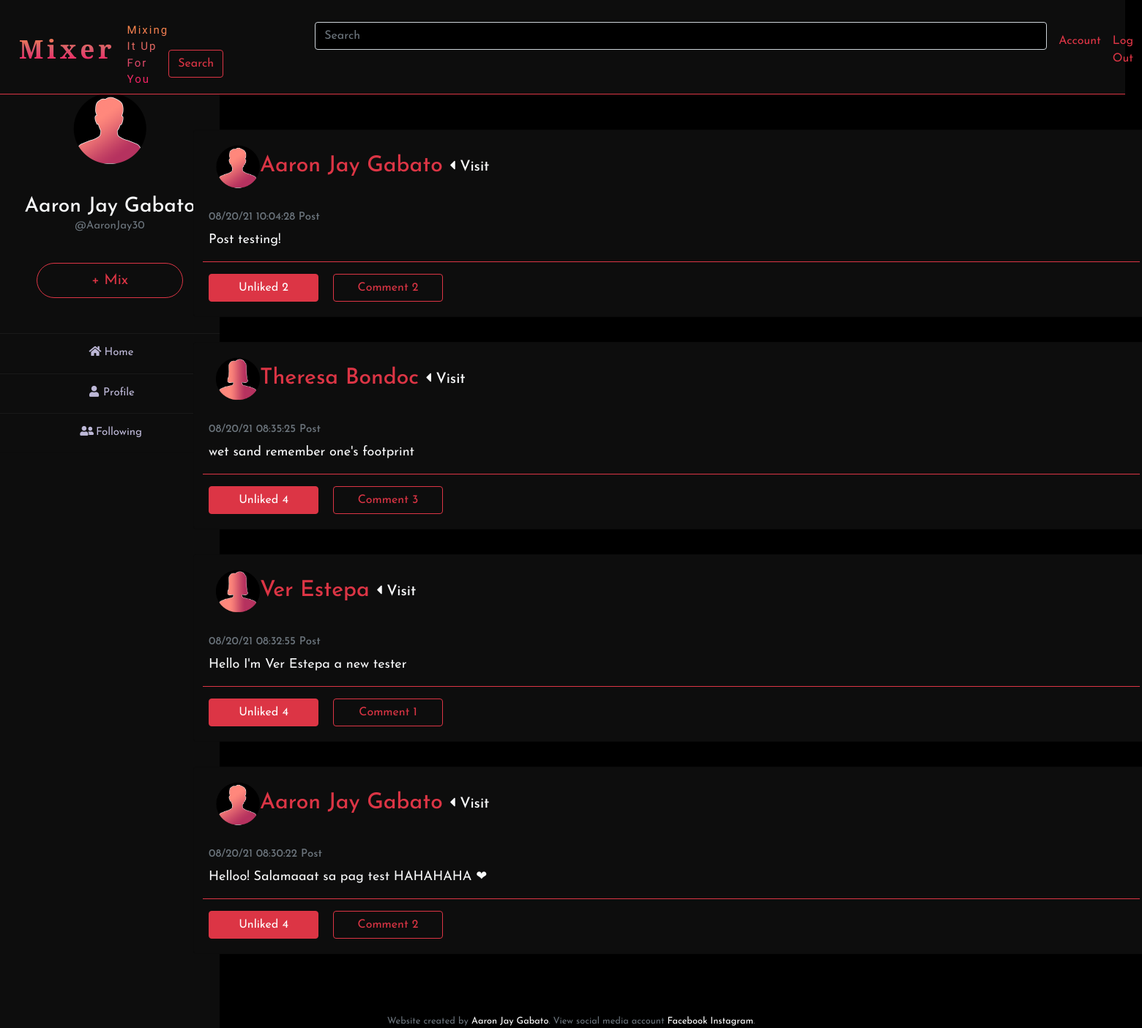
The page / (signed in) on the database its author committed.
### tables this page shows
CREATE TABLE users (id INTEGER, 
    username TEXT NOT NULL, 
    password TEXT NOT NULL, 
    firstName TEXT NOT NULL, 
    lastName TEXT NOT NULL, gender TEXT, profile INTEGER, 'full_name' text, 
    PRIMARY KEY(id));

CREATE TABLE 'post' (
    id INTEGER,
    user_id INTEGER,
    name TEXT NOT NULL,
    content TEXT NOT NULL,
    time TEXT NOT NULL, 
    date TEXT NOT NULL, profile INTEGER, 'action' text, 'react_count' INTEGER NOT NULL DEFAULT 0, 'comment_count' INTEGER NOT NULL DEFAULT 0,
    PRIMARY KEY (id)
);

### app.py (the view)
@app.route("/")
@login_required
def index():
    users = db.execute("SELECT * from users WHERE id = ?", session["user_id"])
    post = db.execute("SELECT * FROM post ORDER BY date DESC, time DESC LIMIT 20")
    Myreact = db.execute("SELECT * from react WHERE user_id = ?",session["user_id"])
    react_id = []
    likeCount = 0
    for Myreacts in Myreact:
        if Myreacts["post_id"] not in react_id:
            react_id.append(Myreacts["post_id"])
    return render_template("index.html", user=users, post=post, react_id=react_id,)

### app.py (called while the page is built)
@app.after_request
def after_request(response):
    response.headers["Cache-Control"] = "no-cache, no-store, must-revalidate"
    response.headers["Expires"] = 0
    response.headers["Pragma"] = "no-cache"
    return response

### helpers.py (called while the page is built)
def login_required(f):
    @wraps(f)
    def decorated_function(*args, **kwargs):
        if session.get("user_id") is None:
            return redirect("/login")
        return f(*args, **kwargs)
    return decorated_function

### templates/index.html (shortened to what this page needs)
{% extends "layout.html" %}
{% block image %}
    {% for users in user %}
        <img src="static/avatar/{{ users.profile }}.png" style="width: 100px; margin-left: 100px; margin-bottom: 40px;">
    {% endfor %}
{% endblock %}
{% block name %}
    {% for users in user %}
        {{ users.firstName }} {{ users.lastName }}
        <br>
        <div class="small text-center text-muted" style="font-size: 15px;">@{{users.username}}</div>
        <br>
    {% endfor %}
{% endblock %}
{% block search %}
    <form class="form-inline my-2 my-lg-0" action="/search" method="post">
        <input autocomplete="off" class="form-control mr-sm-2 text-danger" name="search" type="search" placeholder="Search" aria-label="Search" style="width: 1000px; margin-left: 200px;">
        <button class="btn btn-outline-danger my-2 my-sm-0" type="submit">Search</button>
    </form>
{% endblock %}
{% block push %}
<a href="/mix"><button type="button" class="btn btn-outline-danger btn-lg text-center" style="font-size: 20px; width: 200px; border-radius: 30px; z-index: 1;">+ Mix</button></a>
{% endblock %}
{% block page %}
    {% for posts in post %}
        <div class="card" style="width: 1300px; margin-left: -100px; z-index: 0;">
          <div class="card-body" >
              <h5 class="card-title text-danger" style="font-size: 30px; margin-left: 10px;"> <img src="static/avatar/{{ posts.profile }}.png" style="width: 60px;">{{ posts.name }}
                  <a href="/friends_profile/{{posts.user_id}}" class="text-center text-light" style="font-size: 20px; z-index: 1;"><i class="fas fa-caret-left"></i> Visit</a></li>
              </h5>
              <br>
              <h6 class="card-subtitle mb-2 text-muted text-danger" style="font-size: 15px;">{{ posts.date }} {{ posts.time }} {{ posts.action }}</h6>
              <p class="card-text text-light" style="font-size: 18px;">{{ posts.content }}</p>
              <hr class="border-danger" style="width: 1280px; margin-left: -8px; ">
              {% if posts.id in react_id %}
                    <form action="/unliked/{{posts.id}}" method="get">
                        <button name="react" value="index" type="submit" class="btn-danger btn" style="float:left; width:150px; margin-right: 20px;">Unliked {{posts.react_count}}</button>
                    </form>
              {% else %}
                    <form action="/like/{{posts.id}}" method="get">
                        <button name="react" value="index" type="submit" class="btn btn-outline-danger" style="float:left; width:150px; margin-right: 20px;">Like {{posts.react_count}}</button>
                    </form>
              {% endif %}
              <form action="/comment/{{ posts.id }}">
                  <button type="submit" class="btn btn-outline-danger" style="width:150px;">Comment {{ posts.comment_count }}</button>
              </form>
          </div>
        </div>
        <br>
    {% endfor %}
{% endblock %}
{% block footer %}
    Website created by <a href="http://aaronjay.ml">Aaron Jay Gabato</a>. View social media account <a href="https://www.facebook.com/gabato.aaron30">Facebook</a> <a href="https://www.instagram.com/aaaaarondalla/">Instagram</a>.
{% endblock %}

### templates/layout.html (shortened to what this page needs)
<!DOCTYPE html>
<html lang="en">
    <head>
        <link rel="stylesheet" href="https://cdn.jsdelivr.net/npm/bootstrap@4.5.3/dist/css/bootstrap.min.css">
        <link rel="stylesheet" href="https://pro.fontawesome.com/releases/v5.10.0/css/all.css"/>
        <link href="https://gitcdn.github.io/bootstrap-toggle/2.2.2/css/bootstrap2-toggle.min.css" rel="stylesheet">
        <link href="/static/styles.css" rel="stylesheet">
    </head>
    <body class="dark">
        {% if not session.user_id %}
            <nav class="navbar navbar-expand-md darkmode border-bottom border-danger">
                <a class="navbar-brand" href="/"><span class="mixer">M</span><span class="mixer">i</span><span class="mixer">x</span><span class="mixer">e</span><span class="mixer">r</span></a>
                <span class="tagline text-danger">Mixing It Up For You</span>
                <button aria-controls="navbar" aria-expanded="false" aria-label="Toggle navigation" class="navbar-toggler" data-target="#navbar" data-toggle="collapse" type="button">
                <span class="navbar-toggler-icon"></span>
                </button>
                <div class="collapse navbar-collapse" id="navbar">
                    <ul class="navbar-nav ml-auto mt-2">
                        <li class="nav-item"><a class="nav-link text-danger" href="/register">Register</a></li>
                        <li class="nav-item"><a class="nav-link text-danger" href="/login">Log In</a></li>
                    </ul>
                </div>
            </nav>
            {% if get_flashed_messages() %}
                <header>
                    <div class="alert alert-danger border text-center blinkError" role="alert" style="z-index: -1">
                        {{ get_flashed_messages() | join(" ") }}
                    </div>
                </header>
            {% endif %}
            <main class="container fluid p-5">
                    {% block main %}{% endblock %}
            </main>
        {% else %}
            <div class="wrapper">
                <div class="sidebar" style="z-index: 0;">
                    <br>
                    <br>
                    <br>
                    <br>
                    <div>
                        {% block image %}{% endblock %}
                    </div>
                    <h3 class="text-light text-center">{% block name %}{% endblock%}</h3>
                    <div class="d-flex justify-content-center">
                        {% block push %} {% endblock %}
                    </div>
                    <br>
                    <br>
                    <ul>
                        <li><a href="/" class="text-center" style="font-size: 15px"><i class="fas fa-home"></i>Home</a></li>
                        <li><a href="/profile" class="text-center" style="font-size: 15px"><i class="fas fa-user"></i>Profile</a></li>
                        <li><a href="/following" class="text-center" style="font-size: 15px"><i class="fas fa-user-friends"></i>Following</a></li>
                    </ul>
                </div>
                <div class="main_content">
                    <div style="z-index: 1;">
                        <nav class="navbar navbar-expand-md border-bottom border-danger" style="width: 112%; margin-left: -200px;">
                            <a class="navbar-brand" href="/"><span class="mixer">M</span><span class="mixer">i</span><span class="mixer">x</span><span class="mixer">e</span><span class="mixer">r</span></a>
                            <span class="tagline text-danger">Mixing It Up For You</span>
                            <div class="collapse navbar-collapse" id="navbar">
                                <ul class="navbar-nav mr-auto mt-2">
                                    {% block search %}{% endblock%}
                                </ul>
                                <ul class="navbar-nav ml-auto mt-2 text-danger">
                                    <li class="nav-item"><a class="nav-link text-danger" href="/account">Account</a></li>
                                    <li class="nav-item"><a class="nav-link text-danger" href="/logout">Log Out</a></li>
                                </ul>
                            </div>
                        </nav>
                    </div>
                    <div class="container fluid p-5" style="z-index: 0;">
                            {% block page %}{% endblock %}
                    </div>
                </div>
            </div>
        {% endif %}
        <footer class="small text-center text-muted">
            {% block footer %}{% endblock %}
        </footer>
    </body>
</html>

### static/styles.css (style rules this page uses)
nav .navbar-brand { font-size: xx-large; margin-top: 10px; margin-left: 10px; }
.form-control:valid { background-color: black!important; }
nav { background: #0d0d0d; }
a { color: white; }
.tagline { margin-top: 21.5px; font-family: "Varela Round"; font-size: 15px; font-style: normal; font-variant: normal; font-weight: 40; letter-spacing: 2px; background: -webkit-linear-gradient(#ff8e44, #d85a6c, #f91362); -webkit-background-clip: text; -webkit-text-fill-color: transparent; }
.dark { background: black; }
.card { background: #0d0d0d; margin: 0 auto; float: none; margin-bottom: 10px; }
.mixer { font-family: 'Merriweather Sans', sans-serif; font-size: 35px; font-weight: 700; letter-spacing: 5px; background: -webkit-linear-gradient(#ff8e44, #d85a6c, #f91362); -webkit-background-clip: text; -webkit-text-fill-color: transparent; }
* { margin: 0; padding: 0; list-style: none; text-decoration: none; font-family: 'Josefin Sans', sans-serif; }
.wrapper { display: flex; position: relative; }
.wrapper .sidebar { z-index: -1; width: 300px; height: 100%; background: #0d0d0d; padding: 30px 0px; position: fixed; }
.wrapper .sidebar ul li { padding: 15px; border-bottom: 1px solid #bdb8d7; border-bottom: 1px solid rgba(0,0,0,0.05); border-top: 1px solid rgba(255,255,255,0.05); }
.wrapper .sidebar ul li a { color: #bdb8d7; display: block; }
.wrapper .sidebar ul li a .fas { width: 25px; }
.wrapper .main_content { width: 100%; margin-left: 200px; }

### rows shown on the page
users: firstName "Aaron Jay", lastName "Gabato", username "AaronJay30"
post: name "Aaron Jay Gabato", date "08/20/21", time "10:04:28", action "Post", content "Post testing!", react_count "2", comment_count "2"
post: name "Theresa Bondoc", date "08/20/21", time "08:35:25", action "Post", content "wet sand remember one's footprint", react_count "4", comment_count "3"
post: name "Ver Estepa", date "08/20/21", time "08:32:55", action "Post", content "Hello I'm Ver Estepa a new tester", react_count "4", comment_count "1"
post: name "Aaron Jay Gabato", date "08/20/21", time "08:30:22", action "Post", content "Helloo! Salamaaat sa pag test HAHAHAHA ❤", react_count "4", comment_count "2"
